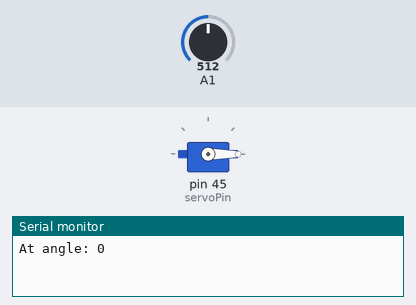
Bench run of a sketch on a simulated Arduino Mega 2560, built with avr-gcc and run on an emulated ATmega2560. On the bench: servo, the last lines printed to the serial monitor. The test bench sets the inputs (shaded band); at power-on: A1 = 512.

Above: at 0.05 s.
At 1.15 s:
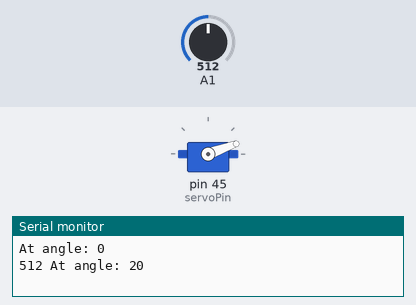
At 1.55 s:
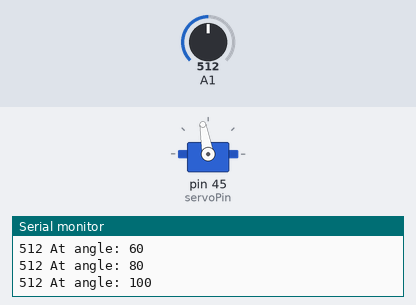
At 2.0 s:
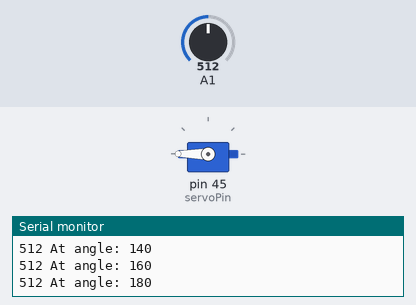
Timing chart, 0 to 6.9 s (numbered marks = the images above):
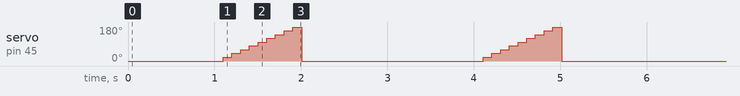

Measured:
- by itself, servo on pin 45 (servoPin): repeats every 3.0 s: 40° 0.10 s, 60° 0.10 s, 80° 0.10 s, 100° 0.10 s, 120° 0.10 s, 140° 0.10 s, 160° 0.10 s, 180° 0.10 s, 0° 2.1 s, 20° 0.10 s

The sketch:

lightfollow2.ino
```cpp
// Look Mom, no for loops!

#include <Servo.h>

Servo servo;
int servoPin = 45;
int angle = 0;
int minValue = 5000; // bigger than any sensor reading
int minPosition = 0;

void setup()
{
  servo.attach(servoPin);
  Serial.begin(9600);
}

// Sweep through all angles
void loop()
{
  Serial.print("At angle: ");
  Serial.println(angle);
  servo.write(angle);
  if (angle == 0)
  {
    delay(1000);
  }
  delay(100);
  int lightValue = analogRead(A1);
  Serial.print(lightValue);
  Serial.print(" ");
  if (lightValue < minValue) {
    minValue = lightValue;
    minPosition = angle;
  }

  angle = angle + 20;

  // Display the best
  if (angle > 180)
  {
    Serial.print("Min light reading is ");
    Serial.print(minValue);
    Serial.print(" at position ");
    Serial.println(minPosition);
    servo.write(minPosition);
    delay(1000);
    angle = 0;
    minValue = 5000;
  }
}
```
